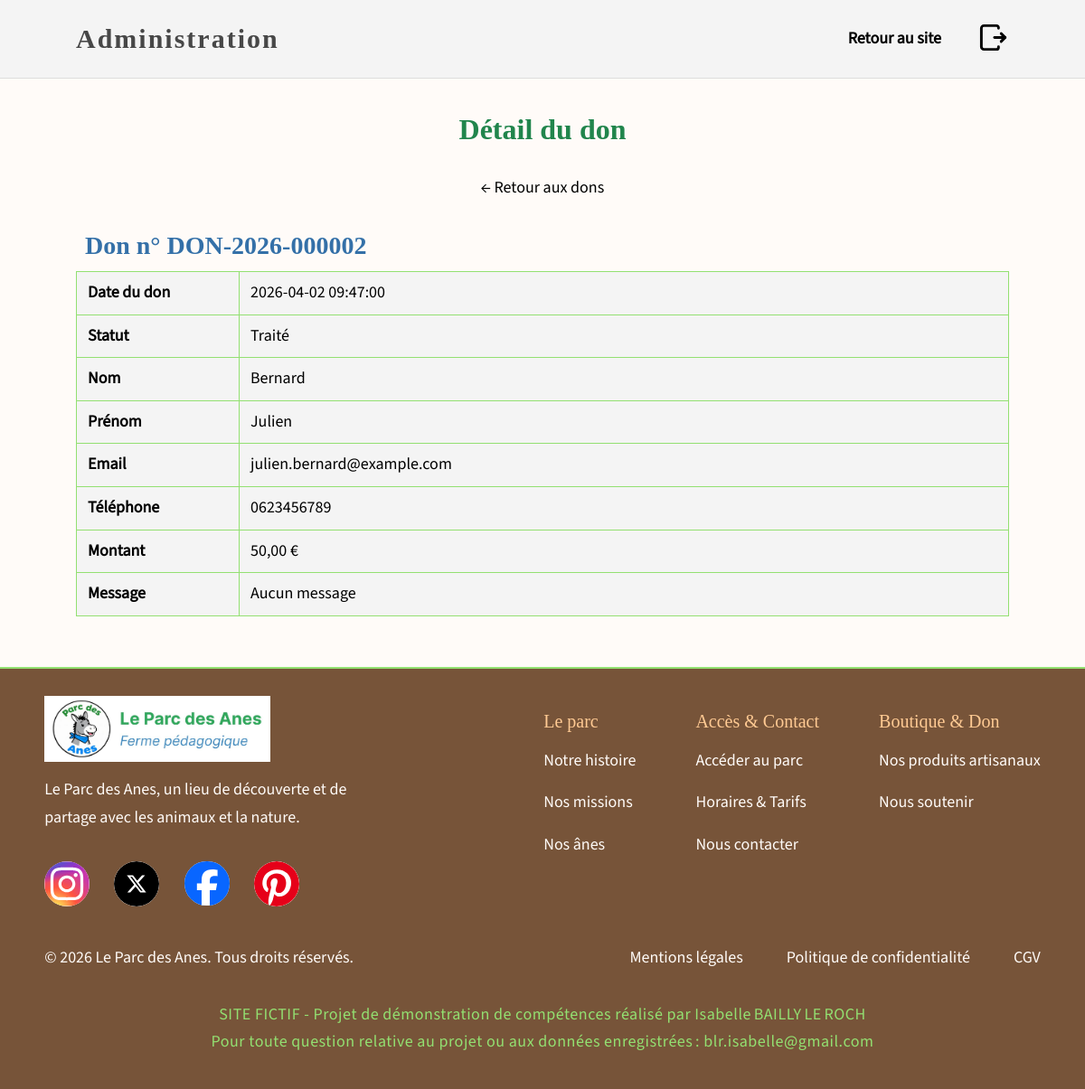
/?url=admin/dons/show&id=2 (signed in), run on the app's committed database.
### tables this page shows
CREATE TABLE `donations` (
  `id` int(10) UNSIGNED NOT NULL,
  `user_id` int(11) NOT NULL,
  `donation_number` varchar(20) NOT NULL,
  `last_name` varchar(100) NOT NULL,
  `first_name` varchar(100) NOT NULL,
  `email` varchar(255) NOT NULL,
  `phone` varchar(20) DEFAULT NULL,
  `amount` decimal(10,2) NOT NULL,
  `comment` text DEFAULT NULL,
  `status` varchar(20) NOT NULL DEFAULT 'pending',
  `created_at` datetime NOT NULL DEFAULT current_timestamp()
);

### src/Controllers/BaseController.php (called while the page is built, shortened)
<?php
class BaseController
{
    protected function renderViewAndMeta(string $view, array $data = [])
    {
        $parts = explode('/', $view);
        $action = array_pop($parts);
        $section = implode('.', $parts);
        $metaService = new Meta();
        $meta = $metaService->getMeta($section, $action);
        $siteName = $metaService->siteName();
        $pageTitle = trim($meta['title'] ?? '');
        $title = ($pageTitle === '' || $pageTitle === $siteName)
            ? $siteName
            : $siteName . ' - ' . $pageTitle;
        $data['meta'] = $meta;
        $data['title'] = $title;
        $data['internalStyles'] = $data['internalStyles'] ?? [];
        $data['externalStyles'] = $data['externalStyles'] ?? [];
        $data['internalScripts'] = $data['internalScripts'] ?? [];
        $data['externalScripts'] = $data['externalScripts'] ?? [];
        $data['headerView'] = $data['headerView'] ?? 'header';
        extract($data);
        require __DIR__ . '/../Views/' . $view . '.php';
        require __DIR__ . '/../Views/partials/footer.php';
        require __DIR__ . '/../Views/layouts/main.php';
    }
}

### src/Controllers/Admin/AdminDonationController.php (called while the page is built, shortened)
<?php
class AdminDonationController extends BaseController
{
    private string $path;
    private DonationModel $model;
    public function __construct()
    {
        $this->path = 'admin/donations';
        $this->model = new DonationModel();
    }
    public function show(int $id)
    {
        try {
            $donation = $this->model->findItemById($id);
            $data = [
                'donation' => $donation
            ];
            return $this->renderViewAndMeta(
                $this->path . '/show',
                array_merge(
                    $data,
                    $this->scriptsAndStylesAssets(),
                    [
                        'headerView' => 'header_admin'
                    ],
                )
            );
        } catch (Exception $e) {
            $this->handleException($e);
        }
    }
    private function scriptsAndStylesAssets(): array
    {
        return [
            'internalStyles' => [
                'admin-header.css',
                'admin-home.css',
                'admin-donations.css',
            ],
            'internalScripts' => [
                'admin_donations.js',
            ],
        ];
    }
}

### public/index.php (called while the page is built, shortened)
<?php
$rootPath = basename(__DIR__) === 'public'
    ? dirname(__DIR__)
    : __DIR__;
require_once $rootPath . '/src/Core/Autoload.php';
$url = $_GET['url'] ?? 'accueil';
$router = new Router();
$router->renderPage($url);

### src/Core/Autoload.php (called while the page is built, shortened)
<?php
spl_autoload_register(function (string $class): void {
    $prefix = 'App\\';
    $baseDir = __DIR__ . '/../';
    $relativeClass = substr($class, strlen($prefix));
    $file = $baseDir . str_replace('\\', '/', $relativeClass) . '.php';
    if (is_file($file)) {
        return;
    }
});

### config/database.php (called while the page is built)
<?php
$DB_HOST = 'localhost';
$DB_PORT = 3306 ;
$DB_NAME = 'db_parc_des_anes';
$DB_USER = 'root';
$DB_PASS = '';

### src/Core/DatabaseConnect.php (called while the page is built, shortened)
<?php
class DatabaseConnect
{
    private static ?DatabaseConnect $instance = null;
    private function __construct()
    {
        require __DIR__ . '/../../config/database.php';
        $dsn = "mysql:host=$DB_HOST;port=$DB_PORT;dbname=$DB_NAME;charset=utf8mb4";
        $options = [
            PDO::ATTR_ERRMODE => PDO::ERRMODE_EXCEPTION,
            PDO::ATTR_DEFAULT_FETCH_MODE => PDO::FETCH_ASSOC,
            PDO::ATTR_EMULATE_PREPARES => false
        ];
    }
    public static function getInstance(): self
    {
        if (self::$instance === null) {
            self::$instance = new self();
        }
        return self::$instance;
    }
}

### src/Models/DonationModel.php (called while the page is built, shortened)
<?php
class DonationModel
{
    private PDO $db;
    private string $table = 'donations';
    public function __construct()
    {
        $this->db = DatabaseConnect::getInstance()->getConnection();
    }
    public function findItemById(int $id): array|false
    {
        $stmt = $this->db->prepare("
            SELECT *
            FROM {$this->table}
            WHERE id = :id
        ");
        $stmt->execute([
            'id' => $id
        ]);
        return $stmt->fetch(PDO::FETCH_ASSOC);
    }
}

### src/Views/admin/donations/sections/donation_show.php (the view)
<section class="admin-donation-show">
    <h3 class="admin-h3">
        Don n° <?= htmlspecialchars($donation['donation_number']) ?>
    </h3>
    <table class="admin-donation-details">
        <tbody>
            <tr>
                <th scope="row">Date du don</th>
                <td>
                    <?= htmlspecialchars($donation['created_at']) ?>
                </td>
            </tr>
            <tr>
                <th scope="row">Statut</th>
                <td>
                    <?= $donation['status'] === 'processed'
                        ? 'Traité'
                        : 'À traiter' ?>
                </td>
            </tr>
            <tr>
                <th scope="row">Nom</th>
                <td>
                    <?= htmlspecialchars($donation['last_name']) ?>
                </td>
            </tr>
            <tr>
                <th scope="row">Prénom</th>
                <td>
                    <?= htmlspecialchars($donation['first_name']) ?>
                </td>
            </tr>
            <tr>
                <th scope="row">Email</th>
                <td>
                    <?= htmlspecialchars($donation['email']) ?>
                </td>
            </tr>
            <?php if (!empty($donation['phone'])): ?>
                <tr>
                    <th scope="row">Téléphone</th>
                    <td>
                        <?= htmlspecialchars($donation['phone']) ?>
                    </td>
                </tr>
            <?php endif; ?>
            <tr>
                <th scope="row">Montant</th>
                <td>
                    <?= number_format(
                        (float) $donation['amount'],
                        2,
                        ',',
                        ' '
                    ) ?> €
                </td>
            </tr>
            <tr>
                <th scope="row">Message</th>
                <td class="admin-donation-message">
                    <?php if (!empty($donation['comment'])): ?>
                        <?= nl2br(htmlspecialchars($donation['comment'])) ?>
                    <?php else: ?>
                        Aucun message
                    <?php endif; ?>
                </td>
            </tr>
        </tbody>
    </table>
</section>

### public/styles/pages/admin-home.css (style rules this page uses)
h3.admin-h3 { text-align: left; padding-left: 10px; margin-bottom: 10px; }

### public/styles/pages/admin-donations.css (style rules this page uses)
.admin-donation-show { width: 100%; }
.admin-donation-details { width: 100%; border-collapse: collapse; background-color: var(--color-bg-form); }
.admin-donation-details th, .admin-donation-details td { padding: 8px 12px; border: 1px solid var(--color-border-decorative-1); vertical-align: middle; }
.admin-donation-details th { width: 180px; font-weight: bold; text-align: left; background-color: var(--color-bg-admin); }
.admin-donation-message { white-space: normal; overflow-wrap: anywhere; }

### public/styles/foundations/tokens.css (style rules this page uses)
:root { --font-size-16: 1rem; --font-size-18: 1.125rem; --font-size-20: 1.25rem; --font-size-22: 1.375rem; --font-size-24: 1.5rem; --font-size-28: clamp(1.5rem, 3vw, 1.75rem); --font-size-32: clamp(1.75rem, 3.5vw, 2rem); --font-size-36: clamp(2rem, 4vw, 2.25rem); --font-size-40: clamp(2.25rem, 4.5vw, 2.5rem); --font-size-44: clamp(2.4375rem, 5vw, 2.75rem); --font-size-48: clamp(2.625rem, 5vw, 3rem); --font-size-52: clamp(2.75rem, 5.5vw, 3.25rem); --font-size-56: clamp(2.875rem, 5.5vw, 3.5rem); --font-size-60: clamp(2.9rem, 6vw, 3.75rem); --font-size-64: clamp(3rem, 6.5vw, 4rem); --font-family-body: 'Source_sans_3', sans-serif, system-ui; --font-family-display: 'Alatsi', serif, system-ui; --font-family-accent: 'ComicNeue', system-ui, sans-serif; --font-size-h1: var(--font-size-64); --font-size-h1-subtitle: clamp(1.5rem, 6vw, 2rem); --font-size-h2: var(--font-size-32); --font-size-h3: var(--font-size-28); --font-size-h4: var(--font-size-24); --font-size-high-text: var(--font-size-20); --font-size-accent-text: var(--font-size-18); --font-size-text: var(--font-size-18); --line-height-h1: 1.2; --line-height-h2: 1.25; --line-height-h3: 1.3; --line-height-h4: 1.35; --line-height-high-text: 1.45; --line-height-text: 1.7; --space-1: 1rem; --space-2: 1.5rem; --space-container-y: clamp(1.875rem, 3vw, 3.125rem); --space-container-x: clamp(1.875rem, 7vw, 6.25rem); --radius-xs: 5px; --radius-sm: 10px; --radius-md: 15px; --radius-lg: 25px; --shadow-strong: 0 4px 4px rgba(var(--black), 1); --shadow-light: 0 4px 4px rgba(var(--black), 0.25); --shadow-subtle: 3px 3px 2px rgba(var(--black), 0.25); --z-base: 1; --z-header: 10; --z-modal: 100; --black: 0, 0, 0; --light-black: #474747; --white: #ffffff; --off-white: #FFFBF8; --dark-beige: #FFCA93; --brown: #775439; --dark-blue: #3470A8; --light-green: #93E071; --dark-green: #21854C; --red: #FF0000; --green:#008000; --orange: #f77a13; --light-grey: #f4f4f4; --gold: #ffd700; --blue: blue; --grey: #ddd; --dark-grey: #bbb; }
body.light-theme { --color-background: var(--off-white); --color-header-bg: var(--dark-beige); --color-footer-bg: var(--brown); --color-intermediate-bg: var(--light-green); --color-surface: var(--off-white); --color-h1-content: var(--off-white); --color-h2-content: var(--dark-green); --color-h3-content: var(--dark-blue); --color-h4-content: var(--light-black); --color-high-text-content: var(--black); --color-text-content: var(--black); --color-text-header: var(--light-black); --color-high-text-footer: var(--dark-beige); --color-text-footer: var(--off-white); --color-btn-primary-bg: var(--light-green); --color-btn-primary-text: var(--light-black); --color-btn-primary-bg-hover: var(--dark-green); --color-btn-primary-text-hover: var(--off-white); --color-btn-secondary-bg: var(--white); --color-btn-secondary-text: var(--light-black); --color-btn-secondary-border: var(--light-green); --color-btn-secondary-bg-hover: var(--off-white); --color-btn-secondary-text-hover: var(--dark-green); --color-btn-secondary-border-hover: var(--dark-green); --color-bg-form: var(--light-grey); --color-border: var(--light-black); --color-border-decorative-1: var(--light-green); --color-border-decorative-2: var(--dark-blue); --color-hover-action: var(--dark-green); --color-error: var(--red); --color-success: var(--green); --color-focus-outline: var(--orange); --color-standard-link: var(--blue); --color-border-admin: var(--grey); --color-border-admin-hover: var(--dark-grey); }

### public/styles/layout/header.css (style rules this page uses)
.header-icon svg { display: block; width: 100%; height: 100%; fill: currentColor; }

### public/styles/layout/content.css (style rules this page uses)
.content h3 { color: var(--color-h3-content); }

### data on the page
donations: donation_number "DON-2026-000002", created_at "2026-04-02 09:47:00", last_name "Bernard", first_name "Julien", email "julien.bernard@example.com", phone "0623456789", amount "50,00"
